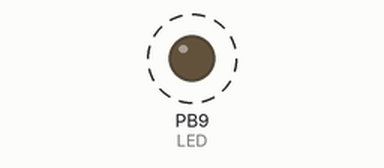
This sketch was run on a simulated STM32 Blue Pill. On the bench: output pins drawn as LEDs (lit = HIGH). Dashed ring = blinking. What the sketch prints to the serial monitor is not drawn.

Above: at 0.2 s.
Timing chart, 0 to 3.0 s (numbered marks = the images above):
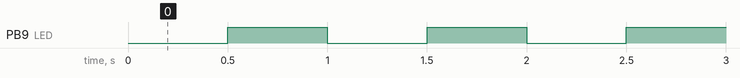

Measured:
- by itself, PB9 (LED): alternates HIGH for 0.50 s and LOW for 0.50 s

The sketch:

led.ino
```cpp
/* STM32 Blue Pill project using the STM32 Arduino Core (stm32duino) */

#define LED PB9

void setup() {
  Serial.begin(115200);
  Serial.println("Hello STM32!");
  Serial.println("Welcome to Wokwi :-)");

  pinMode(LED, OUTPUT);
}

void loop() {
  digitalWrite(LED, LOW);
  delay(500);
  digitalWrite(LED, HIGH);
  delay(500);
}
```
